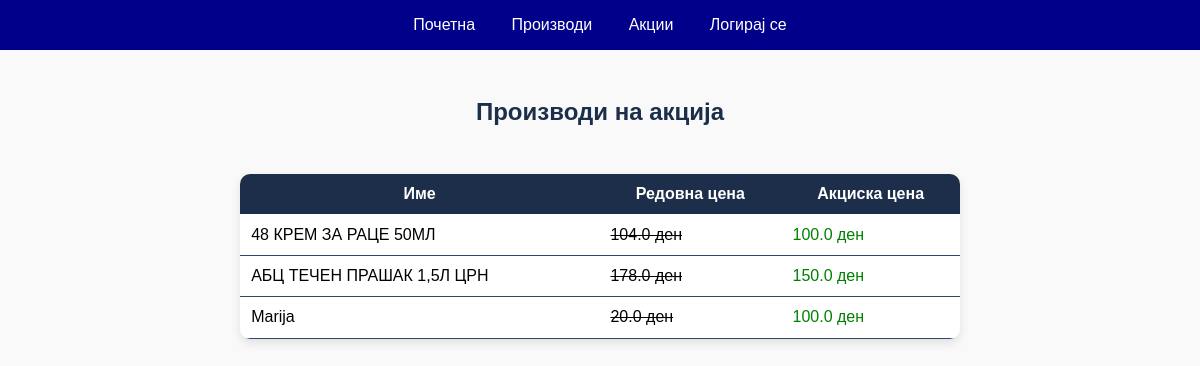
The app's page /sales with its own data.
### tables this page shows
CREATE TABLE products (
        id INTEGER PRIMARY KEY AUTOINCREMENT,
        code TEXT,
        name TEXT,
        price REAL,
        sale_price REAL
    );

### app.py (the view)
@app.route('/sales')
def sales():
    conn = get_db()
    rows = conn.execute("SELECT * FROM products WHERE sale_price IS NOT NULL AND sale_price != ''").fetchall()
    conn.close()
    return render_template('sales.html', products=rows)

### app.py (called while the page is built)
def get_db():
    conn = sqlite3.connect(DB)
    conn.row_factory = sqlite3.Row
    return conn

### templates/sales.html (shortened to what this page needs)
<!DOCTYPE html>
<html lang="mk">
<head>
    <link rel="stylesheet" href="/static/style.css">
</head>
<header>
    <nav>
        <a href="/">Почетна</a>
        <a href="/products">Производи</a>
        <a href="/sales">Акции</a>
        <a href="/login">Логирај се</a>
    </nav>
</header>
<body>
    <h2 class="center">Производи на акција</h2>
    <table>
        <thead>
            <tr>
                <th>Име</th>
                <th>Редовна цена</th>
                <th>Акциска цена</th>
            </tr>
        </thead>
        <tbody>
            {% for p in products %}
            <tr>
                <td>{{ p.name }}</td>
                <td><s>{{ p.price }} ден</s></td>
                <td class="green">{{ p.sale_price }} ден</td>
            </tr>
            {% endfor %}
        </tbody>
    </table>
</body>
</html>

### static/style.css (style rules this page uses)
body { font-family: sans-serif; background: #f9f9f9; margin: 0; }
nav { background: darkblue; color: white; padding: 1em; text-align: center; }
nav a { color: white; margin: 0 1em; text-decoration: none; }
main.center, .center { text-align: center; margin: 2em auto; }
table { margin: 2em auto; border-collapse: collapse; background: white; width: 60%; border-radius: 10px; border: #2d4870; overflow: hidden; box-shadow: 0 4px 10px rgba(0, 0, 0, 0.1); }
th { background-color: #1c2e4a; color: white; border: 1px #2d4870; padding: 0.7em; }
td { padding: 0.7em; border-bottom:1px solid #2d4870; }
h2.center { text-align: center; margin-top: 2em; font-size: 24px; color: #1c2e4a; }
.green { color: green; }

### records on screen
products: name "48 КРЕМ ЗА РАЦЕ 50МЛ", price "104.0", sale_price "100.0"
products: name "АБЦ ТЕЧЕН ПРАШАК 1,5Л ЦРН", price "178.0", sale_price "150.0"
products: name "Marija", price "20.0", sale_price "100.0"
